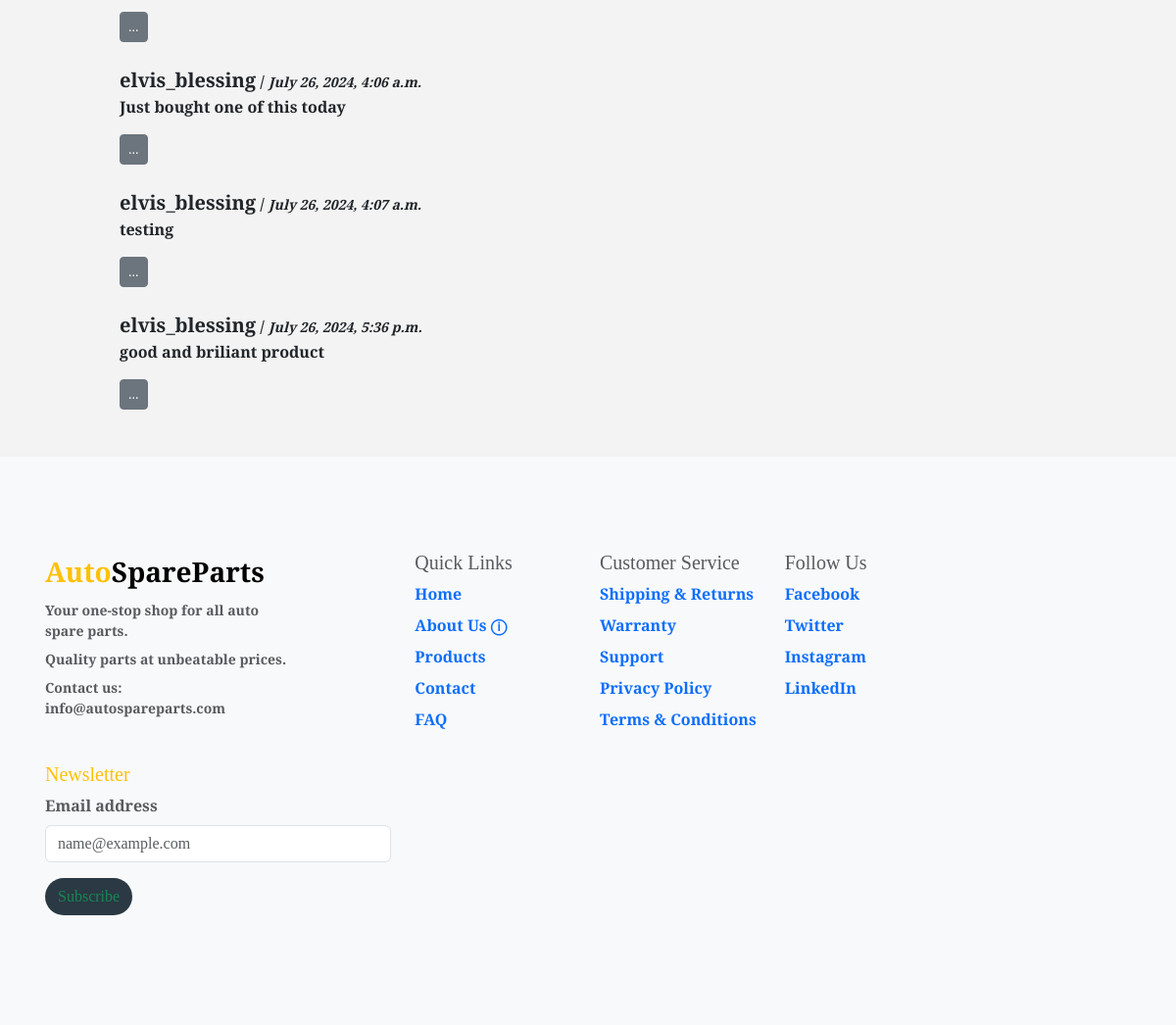
The page /products/2/ (lower part) on the database as committed earlier.
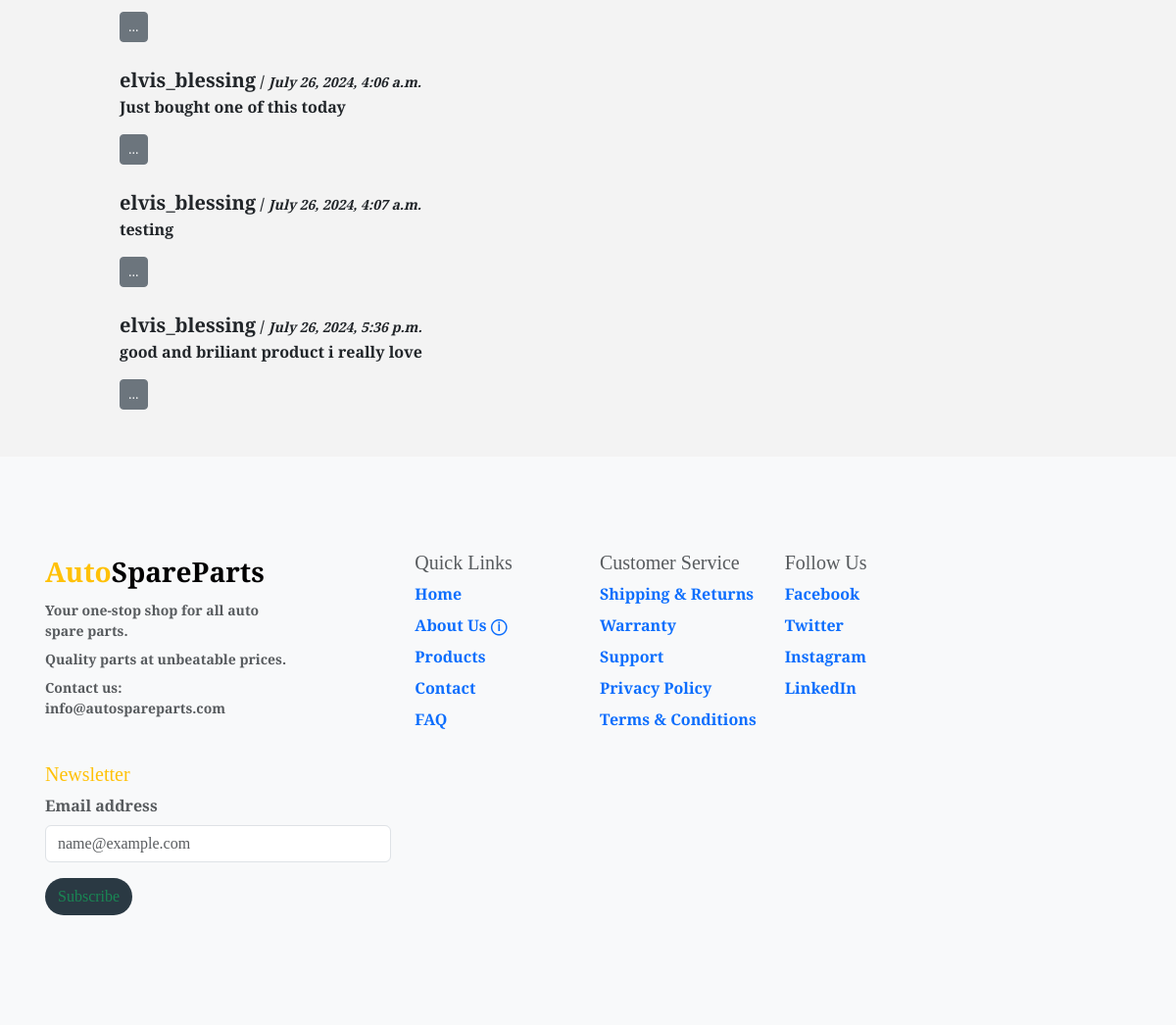
The same page on the database as committed later.
### testimonials/models.py (models this page shows, shortened)
class Testimonial(models.Model):
    product = models.ForeignKey(Product, on_delete=models.CASCADE,
                                related_name='testimonial')
    author = models.ForeignKey(User, on_delete=models.CASCADE,
                                 related_name='testimonials')
    message = models.TextField()
    created_at = models.DateTimeField(auto_now_add=True)

### products/views.py (the view)
# urls.py: path('<int:product_id>/', views.product_detail, name='product_detail'),
def product_detail(request, product_id):
    product = get_object_or_404(Product, pk=product_id)
    form = TestimonialForm()
    testimonials = Testimonial.objects.filter(product=product)
    return render(request, 'products/product_detail.html', {
        'product': product,
        'form': form,
        'testimonials': testimonials,
    })

### testimonials/forms.py
class TestimonialForm(forms.ModelForm):
    class Meta:
        model = Testimonial
        fields = ['message']
        widgets = {
            'name': forms.TextInput(attrs={
                'class': 'form-control',
                'placeholder': 'Enter your name',
                'style': 'border: 2px solid #ced4da; border-radius: 0.25rem;'
            }),
            'message': forms.Textarea(attrs={
                'class': 'form-control',
                'placeholder': 'Write your testimonial',
                'rows': 5,
                'style': 'border: 2px solid #ced4da; border-radius: 0.25rem;'
            }),
        }

### products/templates/products/product_detail.html (shortened to what this page needs)
{% extends "base.html" %}
{% load static %}
{% block content %}
<div class="overlay back-ground-white-colors"></div>
<main>
    <div class="container-fluid push-content-down-detail">
        <section class="row mt-4 offset-lg-1">
            <div class="col-lg-4">
                {% include "testimonials/submit_testimonial.html" %}
            </div>
        </section>
    </div>
</main>
{% endblock %}

### testimonials/templates/testimonials/submit_testimonial.html (shortened to what this page needs)
{% load static %}
<section class="mt-4 custom-section">
    {% for testimonial in testimonials %}
        <article class="mt-4">
            <header>
                <span class="fs-5">{{ testimonial.author }}</span> /
                <time datetime="{{ testimonial.created_at|date:'Y-m-d' }}">
                    <small><em>{{ testimonial.created_at }}</em></small>
                </time>
            </header>
            <p id="testimonial{{ testimonial.id }}">{{ testimonial.message }}</p>
            <div class="dropdown">
                <button class="btn btn-secondary dropdown-bs-toggle btn-sm" type="button" id="commentActions" data-bs-toggle="dropdown"
                  aria-haspopup="true" aria-expanded="false">
                  ...
                </button>
            </div>
        </article>
    {% endfor %}
</section>

Rows that differ between the two databases and show on the page:
changed Testimonial: message "good and briliant product" → "good and briliant product i really love"
